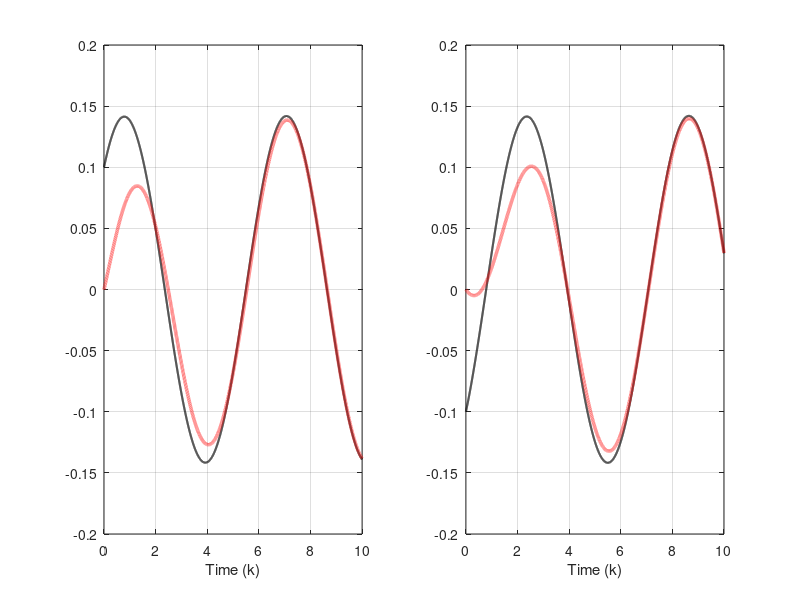

This chart was generated by the following MATLAB code:
%function estRes
 
% System matrices and initial condition
A = [0  -1; 1, 0];
B = [0  0]';
C = [0.5    0];

n = size(A,1);
m = size(B,2); 
p = size(C,1);

% Initial condition
x0 = [0.1 -0.1]';

% Observer gain
L = [-1.8750   0.6250]'; % Example 1.1

% Responds....
kMax = 10000;
dt = 0.001; 
Id = eye(2);

x(:,1) = x0;
hx(:,1) = [0; 0]; % The estimated value of x0

for k=1:kMax
    u(:, k) = rand(1);
    y(:, k) = C*x(:,k);
    x(:, k+1) = (Id + A*dt)*x(:, k) + B*dt*u(:,k);

    hy(:, k) = C*hx(:,k);
    hx(:, k+1) = (Id + A*dt)*hx(:, k) + B*dt*u(:,k) - L*dt*(y(:,k) - hy(:,k));    
end  

%
figure

subplot(1,2,1)
title('(a)')
plot( [0:kMax]*dt, x(1,:), 'k', 'linewidth', 1.5);
hold on
plot( [0:kMax]*dt, hx(1,:), 'r:', 'linewidth', 2.5);
xlabel('Time (k)')
grid on

subplot(1,2,2)
title('(b)')
plot( [0:kMax]*dt, x(2,:), 'k', 'linewidth', 1.5);
hold on
plot( [0:kMax]*dt, hx(2,:), 'r:', 'linewidth', 2.5);
xlabel('Time (k)')
grid on

 
 